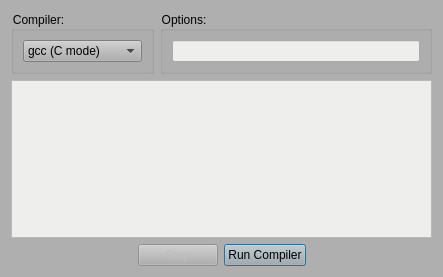
<?xml version="1.0" encoding="UTF-8"?>
<ui version="4.0">
 <class>CompilerDialog</class>
 <widget class="QDialog" name="CompilerDialog">
  <property name="geometry">
   <rect>
    <x>0</x>
    <y>0</y>
    <width>439</width>
    <height>277</height>
   </rect>
  </property>
  <property name="windowTitle">
   <string>Compiler - Amiga Cross Editor</string>
  </property>
  <property name="styleSheet">
   <string notr="true">background-color: rgb(175, 175, 175);</string>
  </property>
  <property name="sizeGripEnabled">
   <bool>true</bool>
  </property>
  <layout class="QGridLayout" name="gridLayout_3">
   <item row="0" column="0">
    <widget class="QGroupBox" name="groupBox">
     <property name="maximumSize">
      <size>
       <width>16777215</width>
       <height>69</height>
      </size>
     </property>
     <property name="title">
      <string>Compiler:</string>
     </property>
     <layout class="QGridLayout" name="gridLayout">
      <item row="0" column="0">
       <widget class="QComboBox" name="comboBoxCompilerSelection">
        <property name="currentIndex">
         <number>1</number>
        </property>
        <property name="insertPolicy">
         <enum>QComboBox::NoInsert</enum>
        </property>
        <item>
         <property name="text">
          <string>vbcc (C only)</string>
         </property>
        </item>
        <item>
         <property name="text">
          <string>gcc (C mode)</string>
         </property>
        </item>
        <item>
         <property name="text">
          <string>g++ (C++ mode)</string>
         </property>
        </item>
       </widget>
      </item>
     </layout>
    </widget>
   </item>
   <item row="0" column="1">
    <widget class="QGroupBox" name="groupBox_2">
     <property name="maximumSize">
      <size>
       <width>16777215</width>
       <height>69</height>
      </size>
     </property>
     <property name="title">
      <string>Options:</string>
     </property>
     <layout class="QGridLayout" name="gridLayout_2">
      <item row="0" column="0">
       <widget class="QLineEdit" name="lineEdit_compilerOpts">
        <property name="minimumSize">
         <size>
          <width>221</width>
          <height>0</height>
         </size>
        </property>
        <property name="styleSheet">
         <string notr="true">background-color: rgb(238, 238, 236);</string>
        </property>
       </widget>
      </item>
     </layout>
    </widget>
   </item>
   <item row="1" column="0" colspan="2">
    <widget class="QTextEdit" name="textEdit">
     <property name="minimumSize">
      <size>
       <width>421</width>
       <height>151</height>
      </size>
     </property>
     <property name="styleSheet">
      <string notr="true">background-color: rgb(238, 238, 236);</string>
     </property>
     <property name="readOnly">
      <bool>true</bool>
     </property>
    </widget>
   </item>
   <item row="2" column="0" colspan="2">
    <layout class="QHBoxLayout" name="horizontalLayout">
     <item>
      <spacer name="horizontalSpacer">
       <property name="orientation">
        <enum>Qt::Horizontal</enum>
       </property>
       <property name="sizeHint" stdset="0">
        <size>
         <width>40</width>
         <height>20</height>
        </size>
       </property>
      </spacer>
     </item>
     <item>
      <widget class="QPushButton" name="btn_stop">
       <property name="enabled">
        <bool>false</bool>
       </property>
       <property name="text">
        <string>Stop</string>
       </property>
      </widget>
     </item>
     <item>
      <widget class="QPushButton" name="btn_runCompiler">
       <property name="text">
        <string>Run Compiler</string>
       </property>
       <property name="default">
        <bool>true</bool>
       </property>
      </widget>
     </item>
     <item>
      <spacer name="horizontalSpacer_2">
       <property name="orientation">
        <enum>Qt::Horizontal</enum>
       </property>
       <property name="sizeHint" stdset="0">
        <size>
         <width>40</width>
         <height>20</height>
        </size>
       </property>
      </spacer>
     </item>
    </layout>
   </item>
  </layout>
 </widget>
 <resources/>
 <connections/>
</ui>
